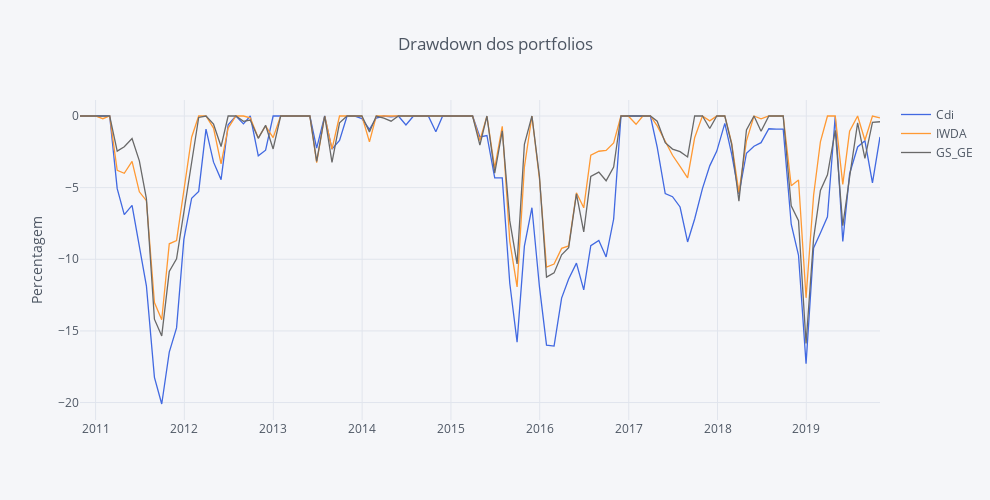

Notebook code for this chart:
### Code cell
#### Computing Drawdowns ####
DD = round(compute_drawdowns(fundos_norm), 2)

DD.iplot(kind='scatter', title='Drawdown dos portfolios', yTitle='Percentagem', colors=['royalblue', 'orange', 'dimgray'], dimensions=dimensions)
